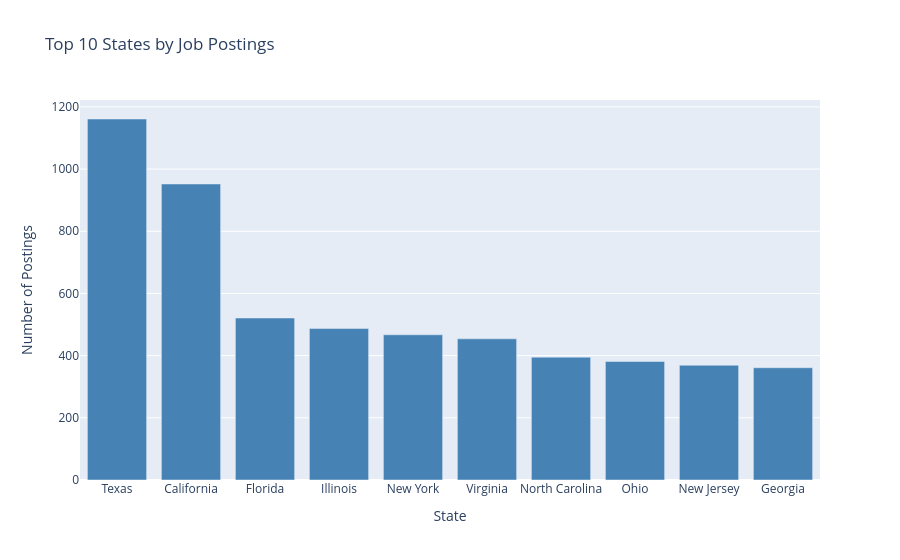

Source (notebook cell):
### Markdown cell above
### State with Most Job Postings

### Code cell
state_counts = pdf['STATE_NAME'].value_counts().reset_index()
state_counts.columns = ['State', 'Count']

top_state = state_counts.iloc[0]
print(f"State with most job postings: {top_state['State']} ({top_state['Count']:,} postings)")

fig3 = px.bar(state_counts.head(10), x='State', y='Count',
              title='Top 10 States by Job Postings',
              labels={'State': 'State', 'Count': 'Number of Postings'})
fig3.update_traces(marker_color='steelblue')
fig3.show()

### Figure 1 — Plotly figure (JSON) as saved in the notebook; plotly's stock layout.template omitted (floating-point values rounded to 4 significant figures)
{"data": [{"hovertemplate": "State=%{x}<br>Number of Postings=%{y}<extra></extra>", "legendgroup": "", "marker": {"color": "steelblue", "pattern": {"shape": ""}}, "name": "", "orientation": "v", "showlegend": false, "textposition": "auto", "type": "bar", "x": ["Texas", "California", "Florida", "Illinois", "New York", "Virginia", "North Carolina", "Ohio", "New Jersey", "Georgia"], "xaxis": "x", "y": [1161, 952, 521, 487, 467, 454, 395, 381, 369, 361], "yaxis": "y"}], "layout": {"barmode": "relative", "legend": {"tracegroupgap": 0}, "title": {"text": "Top 10 States by Job Postings"}, "xaxis": {"anchor": "y", "domain": [0, 1], "title": {"text": "State"}}, "yaxis": {"anchor": "x", "domain": [0, 1], "title": {"text": "Number of Postings"}}}}
